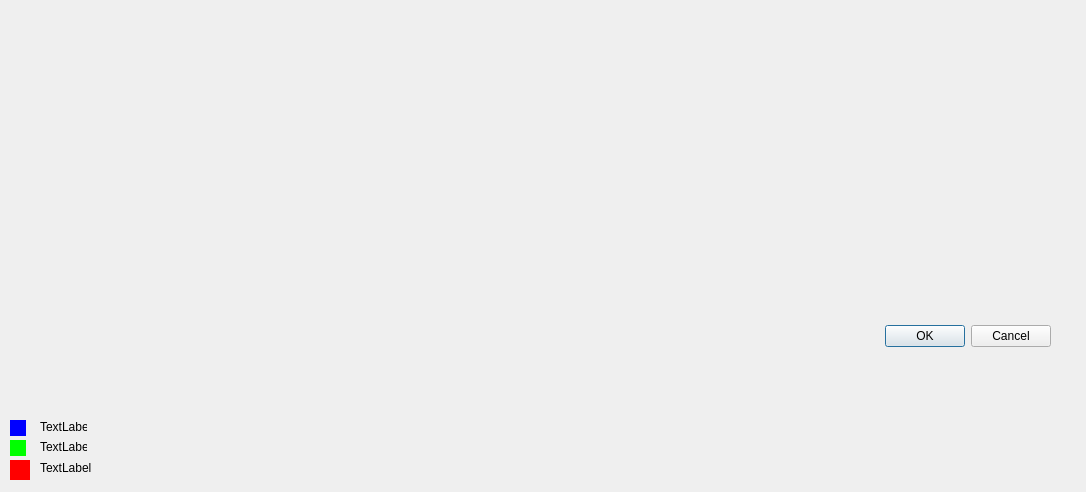
<?xml version="1.0" encoding="UTF-8"?>
<ui version="4.0">
 <class>stati</class>
 <widget class="QDialog" name="stati">
  <property name="geometry">
   <rect>
    <x>0</x>
    <y>0</y>
    <width>1086</width>
    <height>492</height>
   </rect>
  </property>
  <property name="windowTitle">
   <string>Dialog</string>
  </property>
  <widget class="QDialogButtonBox" name="buttonBox">
   <property name="geometry">
    <rect>
     <x>710</x>
     <y>320</y>
     <width>341</width>
     <height>32</height>
    </rect>
   </property>
   <property name="orientation">
    <enum>Qt::Horizontal</enum>
   </property>
   <property name="standardButtons">
    <set>QDialogButtonBox::Cancel|QDialogButtonBox::Ok</set>
   </property>
  </widget>
  <widget class="QLabel" name="label_2">
   <property name="geometry">
    <rect>
     <x>40</x>
     <y>420</y>
     <width>47</width>
     <height>13</height>
    </rect>
   </property>
   <property name="text">
    <string>TextLabel</string>
   </property>
  </widget>
  <widget class="QWidget" name="widget" native="true">
   <property name="geometry">
    <rect>
     <x>10</x>
     <y>420</y>
     <width>16</width>
     <height>16</height>
    </rect>
   </property>
   <property name="styleSheet">
    <string notr="true">
background-color: rgb(0, 0, 255);</string>
   </property>
  </widget>
  <widget class="QLabel" name="label_3">
   <property name="geometry">
    <rect>
     <x>40</x>
     <y>440</y>
     <width>47</width>
     <height>13</height>
    </rect>
   </property>
   <property name="text">
    <string>TextLabel</string>
   </property>
  </widget>
  <widget class="QLabel" name="label_4">
   <property name="geometry">
    <rect>
     <x>40</x>
     <y>460</y>
     <width>131</width>
     <height>16</height>
    </rect>
   </property>
   <property name="text">
    <string>TextLabel</string>
   </property>
  </widget>
  <widget class="QWidget" name="widget_5" native="true">
   <property name="geometry">
    <rect>
     <x>10</x>
     <y>460</y>
     <width>20</width>
     <height>20</height>
    </rect>
   </property>
   <property name="styleSheet">
    <string notr="true">background-color: rgb(255, 0, 0);</string>
   </property>
  </widget>
  <widget class="QWidget" name="widget_6" native="true">
   <property name="geometry">
    <rect>
     <x>10</x>
     <y>440</y>
     <width>16</width>
     <height>16</height>
    </rect>
   </property>
   <property name="styleSheet">
    <string notr="true">background-color: rgb(0, 255, 0);</string>
   </property>
  </widget>
 </widget>
 <resources/>
 <connections>
  <connection>
   <sender>buttonBox</sender>
   <signal>accepted()</signal>
   <receiver>stati</receiver>
   <slot>accept()</slot>
   <hints>
    <hint type="sourcelabel">
     <x>248</x>
     <y>254</y>
    </hint>
    <hint type="destinationlabel">
     <x>157</x>
     <y>274</y>
    </hint>
   </hints>
  </connection>
  <connection>
   <sender>buttonBox</sender>
   <signal>rejected()</signal>
   <receiver>stati</receiver>
   <slot>reject()</slot>
   <hints>
    <hint type="sourcelabel">
     <x>316</x>
     <y>260</y>
    </hint>
    <hint type="destinationlabel">
     <x>286</x>
     <y>274</y>
    </hint>
   </hints>
  </connection>
 </connections>
</ui>
